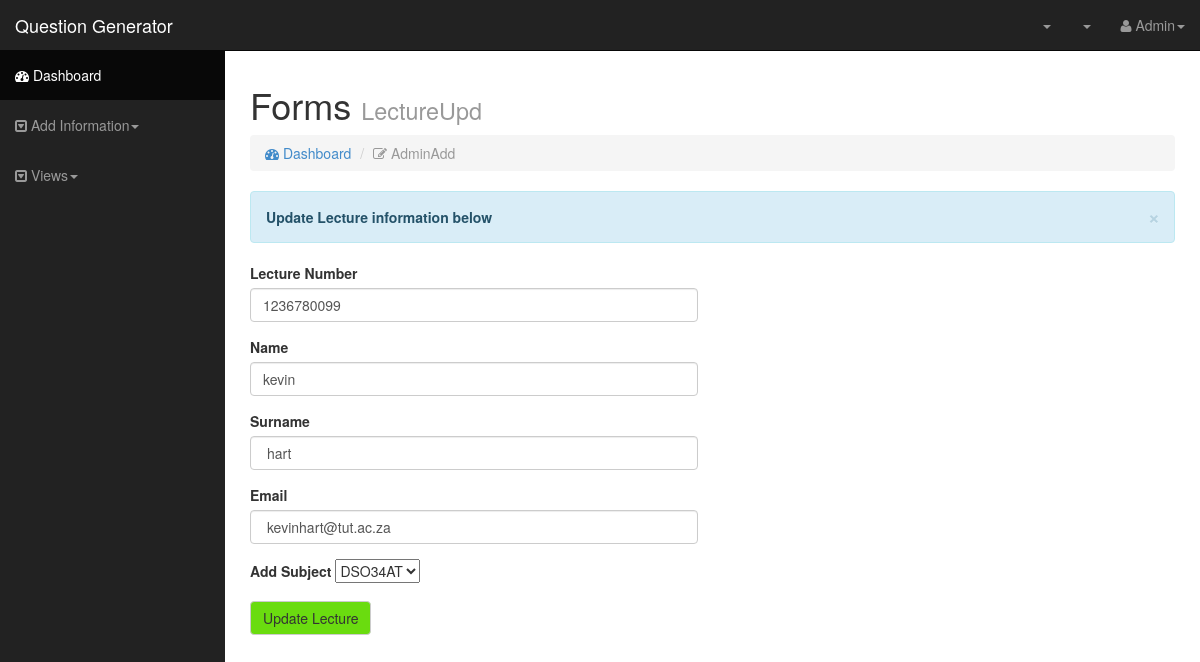
/lectureUpd.php?id=1236780099, run on the app's committed database.
### tables this page shows
CREATE TABLE `lecture` (
  `lecture_id` int(10) NOT NULL,
  `lecture_name` varchar(20) NOT NULL,
  `lecture_surname` varchar(20) NOT NULL,
  `lecture_emai` varchar(30) NOT NULL
);

### lectureUpd.php (the view, shortened to what this page needs)
<?php
include("connection.php");
?>
<!DOCTYPE html>
<html lang="en">
  <head>
    <link href="css/bootstrap.css" rel="stylesheet">
    <link href="css/sb-admin.css" rel="stylesheet">
    <link rel="stylesheet" href="font-awesome/css/font-awesome.min.css">
    <link rel="stylesheet" href="http://cdn.oesmith.co.uk/morris-0.4.3.min.css">
  </head>
  <body>
    <div id="wrapper">
      <nav class="navbar navbar-inverse navbar-fixed-top" role="navigation">
        <div class="navbar-header">
          <a class="navbar-brand" href="#">Question Generator</a>
        </div>
        <div class="collapse navbar-collapse navbar-ex1-collapse">
          <ul class="nav navbar-nav side-nav">
            <li class="active"><a href="#"><i class="fa fa-dashboard"></i> Dashboard</a></li>
         <li class="dropdown">
              <a href="#" class="dropdown-toggle" data-toggle="dropdown"><i class="fa fa-caret-square-o-down"></i> Add Information<b class="caret"></b></a>
            </li>
            <li class="dropdown">
              <a href="#" class="dropdown-toggle" data-toggle="dropdown"><i class="fa fa-caret-square-o-down"></i> Views<b class="caret"></b></a>
            </li>
          </ul>
          <ul class="nav navbar-nav navbar-right navbar-user">
            <li class="dropdown messages-dropdown">
              <a href="#" class="dropdown-toggle" data-toggle="dropdown"><i class=""></i> <span class="badge"></span> <b class="caret"></b></a>
            </li>
            <li class="dropdown alerts-dropdown">
              <a href="#" class="dropdown-toggle" data-toggle="dropdown"><i class=""></i>  <span class="badge"></span> <b class="caret"></b></a>
            <li class="dropdown user-dropdown">
              <a href="#" class="dropdown-toggle" data-toggle="dropdown"><i class="fa fa-user"></i> Admin<b class="caret"></b></a>
            </li>
          </ul>
        </div>
      </nav>
      <div id="page-wrapper">
        <div class="row">
          <div class="col-lg-12">
            <h1>Forms <small>LectureUpd</small></h1>
            <ol class="breadcrumb">
              <li><a href="index.html"><i class="fa fa-dashboard"></i> Dashboard</a></li>
              <li class="active"><i class="fa fa-edit"></i> AdminAdd</li>
            </ol>
            <div class="alert alert-info alert-dismissable">
              <button type="button" class="close" data-dismiss="alert" aria-hidden="true">&times;</button>
               <a class="alert-link" target="_blank" href="">Update Lecture information below</a>
            </div>
          </div>
        </div>
        <div class="row">
          <div class="col-lg-6">
            <form role="form" id="formLogin" novalidate="" method="POST">
            <?php
               $id = $_GET['id'];
               $sql = "SELECT * FROM lecture WHERE lecture_id = $id ";
               $results = mysqli_query($con,$sql);
               while($row = mysqli_fetch_array($results))
               {
                $lid = $row ['lecture_id'];
                $name = $row ['lecture_name'];
                $surname = $row ['lecture_surname'];
                $email = $row ['lecture_emai'];
               }
            ?>
			  <div class="form-group">
                <label>Lecture Number</label>
                <input class="form-control" name="num" id="num" value="<?php echo $lid; ?>">
              </div>
              <div class="form-group">
                <label>Name</label>
                <input class="form-control" name="name" id="name" value="<?php echo $name; ?>">
              </div>
               <div class="form-group">
                <label>Surname</label>
                <input class="form-control"  name="surname" id="surname" value=" <?php echo $surname; ?>">
              </div>
              <div class="form-group">
                <label>Email</label>
                <input class="form-control"name="email" id="email"  value=" <?php echo $email; ?>">
              </div>
              <div class="form-group">
                <label>Add Subject</label>
                <select name="subject">
                  <?php
                    $res = mysqli_query($con,"SELECT * FROM subject");
                    while($row =mysqli_fetch_array($res))
                    {
                      $subj = $row['subject_code'];
                      ?>
                          <option value="<?php echo $subj; ?>"><?php echo$subj; ?></option>
                      <?php
                    }
                  ?>
                </select>
              </div>
              <button type="submit" class="btn btn-default"  name="update"id="update">Update Lecture</button>
            </form>
      </div>
    </div>
  </body>
</html>

### css/sb-admin.css (style rules this page uses)
body { margin-top: 50px; }
#wrapper { padding-left: 0; }
#page-wrapper { width: 100%; padding: 5px 15px; }
@media (min-width:768px) { #wrapper { padding-left: 225px; } }
@media (min-width:768px) { #page-wrapper { padding: 15px 25px; } }
@media (min-width:768px) { .side-nav { margin-left: -225px; left: 225px; width: 225px; position: fixed; top: 50px; height: 100%; border-radius: 0; border: none; background-color: #222222; overflow-y: auto; } }
@media (min-width:768px) { .side-nav>li>a { width: 225px; } }
@media (min-width:768px) { .navbar-collapse { padding-left: 15px !important; padding-right: 15px !important; } }

### data on the page
lecture: num "1236780099", name "kevin", surname "hart", email "kevinhart@tut.ac.za"

### other printed values
form field subject "DSO34AT"
